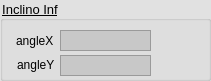
     <widget class="QGroupBox" name="groupBox_25">
      <property name="geometry">
       <rect>
        <x>420</x>
        <y>10</y>
        <width>211</width>
        <height>81</height>
       </rect>
      </property>
      <property name="font">
       <font>
        <pointsize>10</pointsize>
        <underline>true</underline>
       </font>
      </property>
      <property name="styleSheet">
       <string notr="true">background-color: rgba(225, 225, 225, 255);</string>
      </property>
      <property name="title">
       <string>Inclino Inf</string>
      </property>
      <widget class="QLabel" name="label_145">
       <property name="geometry">
        <rect>
         <x>16</x>
         <y>33</y>
         <width>41</width>
         <height>16</height>
        </rect>
       </property>
       <property name="font">
        <font>
         <pointsize>9</pointsize>
        </font>
       </property>
       <property name="styleSheet">
        <string notr="true">background-color: rgba(255, 255, 255, 0);</string>
       </property>
       <property name="text">
        <string>angleX</string>
       </property>
      </widget>
      <widget class="QTextEdit" name="textEdit_incX">
       <property name="geometry">
        <rect>
         <x>60</x>
         <y>30</y>
         <width>91</width>
         <height>21</height>
        </rect>
       </property>
       <property name="font">
        <font>
         <pointsize>9</pointsize>
        </font>
       </property>
       <property name="contextMenuPolicy">
        <enum>Qt::DefaultContextMenu</enum>
       </property>
       <property name="styleSheet">
        <string notr="true">background-color: rgb(200, 200, 200);</string>
       </property>
       <property name="inputMethodHints">
        <set>Qt::ImhNone</set>
       </property>
       <property name="verticalScrollBarPolicy">
        <enum>Qt::ScrollBarAlwaysOff</enum>
       </property>
       <property name="readOnly">
        <bool>true</bool>
       </property>
      </widget>
      <widget class="QLabel" name="label_146">
       <property name="geometry">
        <rect>
         <x>17</x>
         <y>57</y>
         <width>41</width>
         <height>16</height>
        </rect>
       </property>
       <property name="font">
        <font>
         <pointsize>9</pointsize>
        </font>
       </property>
       <property name="styleSheet">
        <string notr="true">background-color: rgba(255, 255, 255, 0);</string>
       </property>
       <property name="text">
        <string>angleY</string>
       </property>
      </widget>
      <widget class="QTextEdit" name="textEdit_incY">
       <property name="geometry">
        <rect>
         <x>60</x>
         <y>55</y>
         <width>91</width>
         <height>21</height>
        </rect>
       </property>
       <property name="font">
        <font>
         <pointsize>9</pointsize>
        </font>
       </property>
       <property name="styleSheet">
        <string notr="true">background-color: rgb(200, 200, 200);</string>
       </property>
       <property name="verticalScrollBarPolicy">
        <enum>Qt::ScrollBarAlwaysOff</enum>
       </property>
       <property name="readOnly">
        <bool>true</bool>
       </property>
      </widget>
     </widget>
